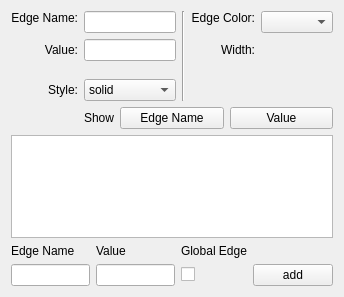
<?xml version="1.0" encoding="UTF-8"?>
<ui version="4.0">
 <class>EdgePropertiesWidget</class>
 <widget class="QWidget" name="EdgePropertiesWidget">
  <property name="geometry">
   <rect>
    <x>0</x>
    <y>0</y>
    <width>344</width>
    <height>297</height>
   </rect>
  </property>
  <property name="windowTitle">
   <string>Edge Properties</string>
  </property>
  <layout class="QGridLayout" name="gridLayout_2">
   <item row="0" column="0">
    <widget class="QLabel" name="label">
     <property name="text">
      <string>Edge Name:</string>
     </property>
     <property name="alignment">
      <set>Qt::AlignRight|Qt::AlignTrailing|Qt::AlignVCenter</set>
     </property>
    </widget>
   </item>
   <item row="0" column="1" rowspan="2">
    <widget class="KLineEdit" name="_name">
     <property name="toolTip">
      <string>Edge name</string>
     </property>
    </widget>
   </item>
   <item row="0" column="2" rowspan="6">
    <widget class="Line" name="line">
     <property name="orientation">
      <enum>Qt::Vertical</enum>
     </property>
    </widget>
   </item>
   <item row="0" column="4" rowspan="2">
    <widget class="KColorCombo" name="_color">
     <property name="toolTip">
      <string>Edge color</string>
     </property>
    </widget>
   </item>
   <item row="5" column="0">
    <widget class="QLabel" name="label_5">
     <property name="text">
      <string>Style:</string>
     </property>
     <property name="alignment">
      <set>Qt::AlignRight|Qt::AlignTrailing|Qt::AlignVCenter</set>
     </property>
    </widget>
   </item>
   <item row="5" column="1">
    <widget class="KComboBox" name="_style">
     <property name="toolTip">
      <string>Edge style</string>
     </property>
     <item>
      <property name="text">
       <string>solid</string>
      </property>
     </item>
     <item>
      <property name="text">
       <string>dash</string>
      </property>
     </item>
     <item>
      <property name="text">
       <string>dot</string>
      </property>
     </item>
     <item>
      <property name="text">
       <string>dash dot</string>
      </property>
     </item>
    </widget>
   </item>
   <item row="6" column="0" colspan="5">
    <layout class="QHBoxLayout" name="horizontalLayout">
     <item>
      <widget class="QLabel" name="label_6">
       <property name="text">
        <string>Show</string>
       </property>
       <property name="alignment">
        <set>Qt::AlignRight|Qt::AlignTrailing|Qt::AlignVCenter</set>
       </property>
      </widget>
     </item>
     <item>
      <widget class="KPushButton" name="_showName">
       <property name="toolTip">
        <string>Show/hide edge name</string>
       </property>
       <property name="text">
        <string>Edge Name</string>
       </property>
       <property name="checkable">
        <bool>true</bool>
       </property>
      </widget>
     </item>
     <item>
      <widget class="KPushButton" name="_showValue">
       <property name="toolTip">
        <string>Show/add edge value</string>
       </property>
       <property name="text">
        <string>Value</string>
       </property>
       <property name="checkable">
        <bool>true</bool>
       </property>
      </widget>
     </item>
    </layout>
   </item>
   <item row="7" column="0" colspan="5">
    <widget class="QTableView" name="_propertiesTable"/>
   </item>
   <item row="8" column="0" colspan="5">
    <layout class="QGridLayout" name="gridLayout">
     <item row="1" column="0">
      <widget class="KLineEdit" name="_propertyName"/>
     </item>
     <item row="1" column="1">
      <widget class="KLineEdit" name="_propertyValue"/>
     </item>
     <item row="0" column="0">
      <widget class="QLabel" name="label_7">
       <property name="text">
        <string>Edge Name</string>
       </property>
      </widget>
     </item>
     <item row="0" column="1">
      <widget class="QLabel" name="label_8">
       <property name="text">
        <string>Value</string>
       </property>
      </widget>
     </item>
     <item row="1" column="2">
      <widget class="QCheckBox" name="_isPropertyGlobal">
       <property name="text">
        <string/>
       </property>
      </widget>
     </item>
     <item row="0" column="2">
      <widget class="QLabel" name="label_9">
       <property name="text">
        <string>Global Edge</string>
       </property>
      </widget>
     </item>
     <item row="1" column="3">
      <widget class="KPushButton" name="_addProperty">
       <property name="text">
        <string>add</string>
       </property>
      </widget>
     </item>
    </layout>
   </item>
   <item row="0" column="3">
    <widget class="QLabel" name="label_3">
     <property name="text">
      <string>Edge Color:</string>
     </property>
     <property name="alignment">
      <set>Qt::AlignRight|Qt::AlignTrailing|Qt::AlignVCenter</set>
     </property>
    </widget>
   </item>
   <item row="2" column="1">
    <widget class="KLineEdit" name="_value">
     <property name="toolTip">
      <string>Edge value</string>
     </property>
    </widget>
   </item>
   <item row="2" column="4">
    <widget class="KDoubleNumInput" name="_width"/>
   </item>
   <item row="2" column="3">
    <widget class="QLabel" name="label_4">
     <property name="toolTip">
      <string>Edge width</string>
     </property>
     <property name="text">
      <string>Width:</string>
     </property>
     <property name="alignment">
      <set>Qt::AlignRight|Qt::AlignTrailing|Qt::AlignVCenter</set>
     </property>
    </widget>
   </item>
   <item row="2" column="0">
    <widget class="QLabel" name="label_2">
     <property name="text">
      <string>Value:</string>
     </property>
     <property name="alignment">
      <set>Qt::AlignRight|Qt::AlignTrailing|Qt::AlignVCenter</set>
     </property>
    </widget>
   </item>
  </layout>
 </widget>
 <customwidgets>
  <customwidget>
   <class>KDoubleNumInput</class>
   <extends>QWidget</extends>
   <header>knuminput.h</header>
  </customwidget>
  <customwidget>
   <class>KPushButton</class>
   <extends>QPushButton</extends>
   <header>kpushbutton.h</header>
  </customwidget>
  <customwidget>
   <class>KLineEdit</class>
   <extends>QLineEdit</extends>
   <header>klineedit.h</header>
  </customwidget>
  <customwidget>
   <class>KColorCombo</class>
   <extends>QComboBox</extends>
   <header>kcolorcombo.h</header>
  </customwidget>
  <customwidget>
   <class>KComboBox</class>
   <extends>QComboBox</extends>
   <header>kcombobox.h</header>
  </customwidget>
 </customwidgets>
 <tabstops>
  <tabstop>_name</tabstop>
  <tabstop>_style</tabstop>
  <tabstop>_color</tabstop>
  <tabstop>_showName</tabstop>
  <tabstop>_showValue</tabstop>
  <tabstop>_propertiesTable</tabstop>
  <tabstop>_propertyName</tabstop>
  <tabstop>_propertyValue</tabstop>
  <tabstop>_isPropertyGlobal</tabstop>
  <tabstop>_addProperty</tabstop>
 </tabstops>
 <resources/>
 <connections>
  <connection>
   <sender>_propertyName</sender>
   <signal>returnPressed()</signal>
   <receiver>_addProperty</receiver>
   <slot>click()</slot>
   <hints>
    <hint type="sourcelabel">
     <x>103</x>
     <y>275</y>
    </hint>
    <hint type="destinationlabel">
     <x>300</x>
     <y>277</y>
    </hint>
   </hints>
  </connection>
  <connection>
   <sender>_propertyValue</sender>
   <signal>returnPressed()</signal>
   <receiver>_addProperty</receiver>
   <slot>click()</slot>
   <hints>
    <hint type="sourcelabel">
     <x>214</x>
     <y>286</y>
    </hint>
    <hint type="destinationlabel">
     <x>289</x>
     <y>287</y>
    </hint>
   </hints>
  </connection>
 </connections>
</ui>
